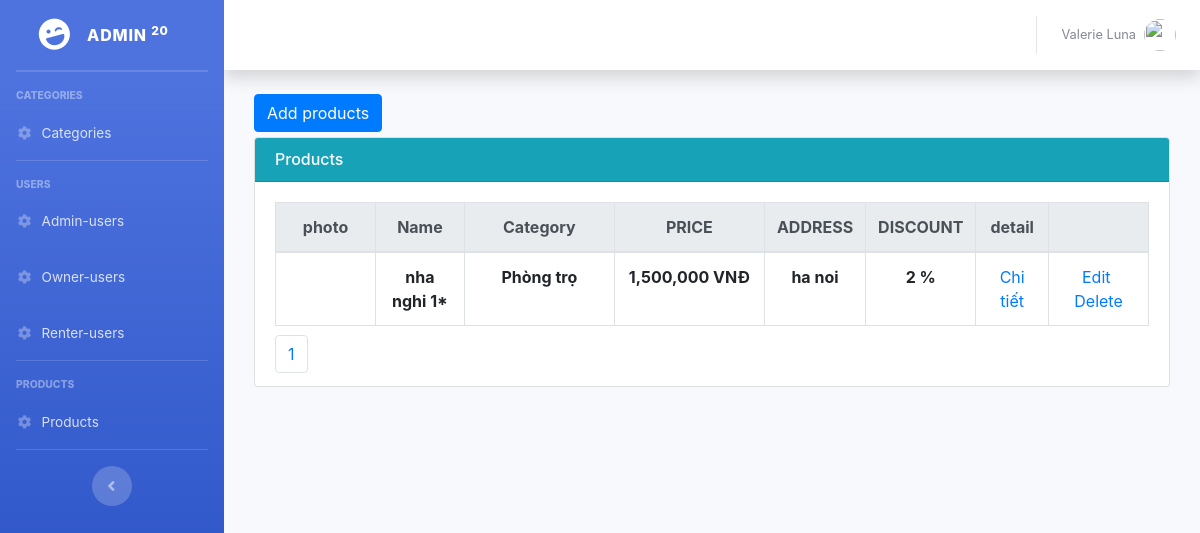
Before: /Backend/index.php?controller=products&action=read (signed in) with the older database file.
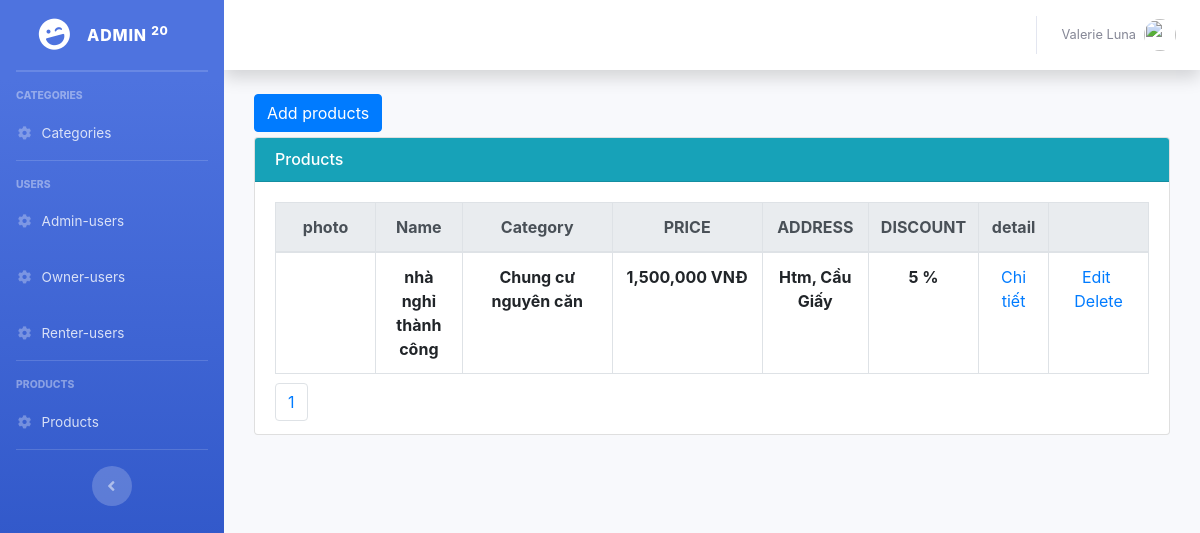
After: the same page with the newer database file.
### tables this page shows
CREATE TABLE `products` (
  `id` int(11) NOT NULL,
  `name` varchar(500) NOT NULL,
  `photo` varchar(255) NOT NULL,
  `category_id` int(11) NOT NULL,
  `address` varchar(500) NOT NULL,
  `description` varchar(4000) NOT NULL,
  `area` double NOT NULL,
  `discount` double NOT NULL,
  `chung_chu` int(11) NOT NULL,
  `phong_tam` varchar(500) NOT NULL,
  `phong_bep` varchar(500) NOT NULL,
  `dieu_hoa` int(11) NOT NULL,
  `ban_cong` int(11) NOT NULL,
  `gia_dien_nuoc` varchar(255) NOT NULL,
  `price` double NOT NULL,
  `quantities` int(11) NOT NULL,
  `date` date NOT NULL
);

CREATE TABLE `categories` (
  `id` int(11) NOT NULL,
  `name` varchar(255) NOT NULL
);

### Backend/Controllers/ProductsController.php (called while the page is built, shortened)
<?php
	include "Models/ProductsModel.php";
	class ProductsController extends ProductsModel{
		public function read(){
			$recordPerPage = 25;
			$numPage = ceil($this->modelTotal()/$recordPerPage);
			$listRecord = $this->modelRead($recordPerPage);
			include "Views/ProductsView.php";
		}
	}
 ?>

### Backend/Models/ProductsModel.php (called while the page is built, shortened)
<?php
	class ProductsModel{
		public function modelRead($recordPerPage){
			$total = $this->modelTotal();
			$numPage = ceil($total/$recordPerPage);
			$page = isset($_GET["p"]) && $_GET["p"] > 0 ? $_GET["p"]-1 : 0;
			$from = $page * $recordPerPage;
			$conn = Connection::getInstance();
			$query = $conn->query("select * from products order by id desc limit $from, $recordPerPage");
			return $query->fetchAll();
		}
		public function modelTotal(){
			$conn = Connection::getInstance();
			$query = $conn->query("select id from products order by id desc");
			return $query->rowCount();
		}
		public function modelGetCategoryName($id){
			$conn = Connection::getInstance();
			$query = $conn->query("select * from categories where id = $id");
			$record = $query->fetch();
			return $record->name;
		}
	}
 ?>

### Backend/Views/ProductsView.php (the view, shortened to what this page needs)
<div class="col-md-12" >
    <div style="margin-bottom:5px;">
        <a href="index.php?controller=products&action=create" class="btn btn-primary">Add products</a>
    </div>
    <div class="card card-primary">
        <h6 class="card-header bg-info" style="color: white">Products</h6>
        <div class="card-body">
            <table class="table table-bordered">
              <thead class="thead-light">
                <tr style="text-align: center;">
                  <th scope="col" style="width: 100px;">photo</th>
                  <th scope="col">Name</th>
                  <th scope="col" style="width: 150px;">Category</th>
                  <th scope="col" style="width: 150px;">PRICE</th>
                  <th scope="col">ADDRESS</th>
                  <th scope="col" style="width: 80px;">DISCOUNT</th>
                  <th scope="col">detail</th>
                  <th scope="col"style="width: 100px;"></th>
                </tr>
              </thead>
              <?php foreach($listRecord as $rows): ?>
              <tbody>
                <tr style="text-align: center;">
                  <td style="">
                  </td>
                  <th><?php echo $rows->name; ?></th>
                  <th><?php echo $this->modelGetCategoryName($rows->category_id); ?></th>
                  <th> <?php echo number_format($rows->price);?> VNĐ</th>
                  <th><?php echo $rows->address; ?></th>
                  <th><?php echo number_format($rows->discount); ?> %</th>
                  <td><a href="index.php?controller=products&action=detail&id=<?php echo $rows->id;?>" class="label label-success">Chi tiết</a></td>
                  <td style="text-align:center;">
                    <a href="index.php?controller=products&action=update&id=<?php echo $rows->id; ?>">Edit</a>&nbsp;
                    <a href="index.php?controller=products&action=delete&id=<?php echo $rows->id; ?>" onclick="return window.confirm('Are you sure?');">Delete</a>
                  </td>
                </tr>
              </tbody>
              <?php endforeach; ?>
            </table>
            <ul class="pagination">
                <li class="page-item">
                    <?php for($i = 1; $i <= $numPage; $i++): ?>
                    <a href="index.php?controller=products&action=read&p=<?php echo $i; ?>" class="page-link"><?php echo $i; ?></a>
                    <?php endfor; ?>
                </li>
            </ul>
        </div>
    </div>
</div>

### Backend/index.php (shortened to what this page needs)
<?php
	$controller = isset($_GET["controller"]) ? $_GET["controller"] : "";
	$classController = $controller."Controller";
	$fileController = "Controllers/".ucfirst($controller)."Controller.php";
	if(!isset($_SESSION["email"])){
			include "Views/LayoutLoginView.php";
	}else{
		include "Views/LayoutView.php";
	}
?>

### Backend/Views/LayoutView.php (shortened to what this page needs)
<!DOCTYPE html>
<html lang="en">
<head>
  <link href="../Assets/Backend/vendor/fontawesome-free/css/all.min.css" rel="stylesheet" type="text/css">
  <link href="../Assets/Backend/css/sb-admin-2.min.css" rel="stylesheet">
  <link rel="stylesheet" href="https://cdn.jsdelivr.net/npm/bootstrap@4.5.3/dist/css/bootstrap.min.css">
</head>
<body id="page-top">
  <div id="wrapper">
    <ul class="navbar-nav bg-gradient-primary sidebar sidebar-dark accordion" id="accordionSidebar">
      <a class="sidebar-brand d-flex align-items-center justify-content-center" href="index.html">
        <div class="sidebar-brand-icon rotate-n-15">
          <i class="fas fa-laugh-wink"></i>
        </div>
        <div class="sidebar-brand-text mx-3">Admin <sup>20</sup></div>
      </a>
      <hr class="sidebar-divider my-0">
      <hr class="sidebar-divider">
      <div class="sidebar-heading">
        Categories
      </div>
      <li class="nav-item">
        <a class="nav-link" href="index.php?controller=categories&action=read">
          <i class="fas fa-fw fa-cog"></i>
          <span>Categories</span></a>
      </li>
      <hr class="sidebar-divider">
      <div class="sidebar-heading">
        Users
      </div>
      <li class="nav-item">
        <a class="nav-link" href="index.php?controller=adminUsers&action=read">
          <i class="fas fa-fw fa-cog"></i>
          <span>Admin-users</span></a>
      </li>
      <li class="nav-item">
        <a class="nav-link" href="index.php?controller=ownerUsers&action=read">
          <i class="fas fa-fw fa-cog"></i>
          <span>Owner-users</span></a>
      </li>
      <li class="nav-item">
        <a class="nav-link" href="index.php?controller=renterUsers&action=read">
          <i class="fas fa-fw fa-cog"></i>
          <span>Renter-users</span></a>
      </li>
      <hr class="sidebar-divider d-none d-md-block">
      <div class="sidebar-heading">
        Products
      </div>
      <li class="nav-item">
        <a class="nav-link" href="index.php?controller=products&action=read">
          <i class="fas fa-fw fa-cog"></i>
          <span>Products</span></a>
      </li>
      <hr class="sidebar-divider d-none d-md-block">
      <div class="text-center d-none d-md-inline">
        <button class="rounded-circle border-0" id="sidebarToggle"></button>
      </div>
    </ul>
    <div id="content-wrapper" class="d-flex flex-column">
      <div id="content">
        <nav class="navbar navbar-expand navbar-light bg-white topbar mb-4 static-top shadow">
          <ul class="navbar-nav ml-auto">
            <li class="nav-item dropdown no-arrow">
              <a class="nav-link dropdown-toggle" href="#" id="userDropdown" role="button" data-toggle="dropdown" aria-haspopup="true" aria-expanded="false">
                <span class="mr-2 d-none d-lg-inline text-gray-600 small">Valerie Luna</span>
                <img class="img-profile rounded-circle" src="https://source.unsplash.com/QAB-WJcbgJk/60x60">
              </a>
            </li>
          </ul>
        </nav>
      <div class="container-fluid">
        <?php
                if(file_exists($fileController)){
                    if(class_exists($classController)){
                        $obj= new $classController();
                        $obj->$action();
                    }
                }
              ?>
      </div>
    </div>
  </div>
</body>
</html>

### Backend/Views/ProductsView.php (style rules this page uses)
.pagination { padding:0px; margin:0px; }
.page-link { display: inline; }

Changed rows visible on the page:
removed products: name "nha nghi 1*", category.name "Phòng trọ", price "1,500,000", address "ha noi", discount "2"
added products: name "nhà nghỉ thành công", category.name "Chung cư nguyên căn", price "1,500,000", address "Htm, Cầu Giấy", discount "5"
